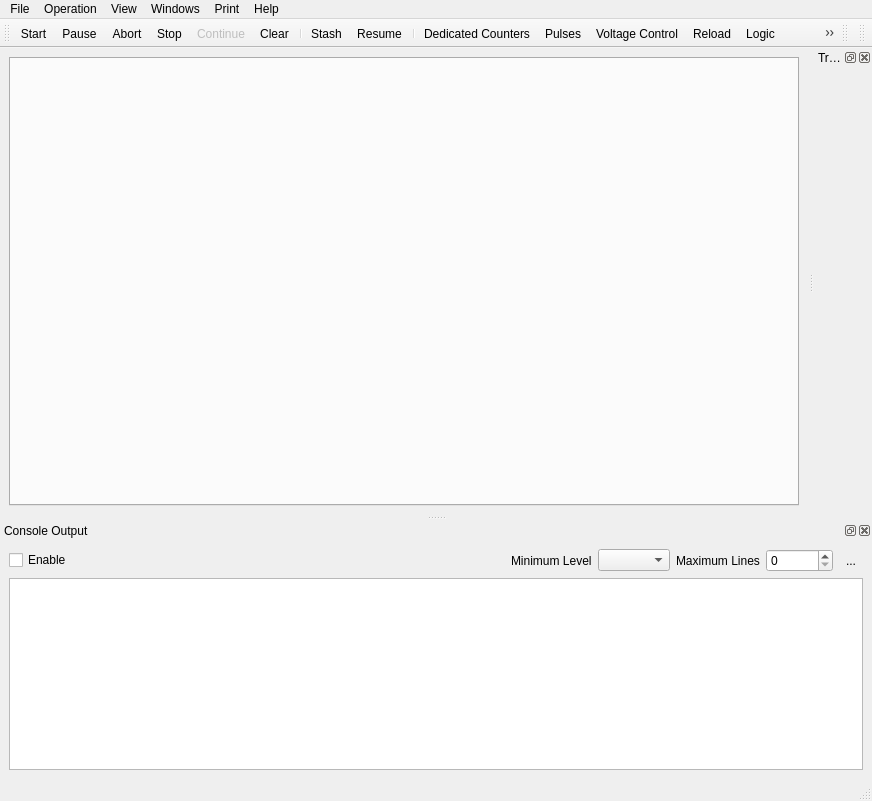
<?xml version="1.0" encoding="UTF-8"?>
<ui version="4.0">
 <class>MainWindow</class>
 <widget class="QMainWindow" name="MainWindow">
  <property name="geometry">
   <rect>
    <x>0</x>
    <y>0</y>
    <width>872</width>
    <height>801</height>
   </rect>
  </property>
  <property name="windowTitle">
   <string>Experimental Control</string>
  </property>
  <property name="windowIcon">
   <iconset resource="Experiment.qrc">
    <normaloff>:/other/icons/ions.jpg</normaloff>:/other/icons/ions.jpg</iconset>
  </property>
  <property name="tabShape">
   <enum>QTabWidget::Rounded</enum>
  </property>
  <property name="dockNestingEnabled">
   <bool>true</bool>
  </property>
  <widget class="QWidget" name="centralwidget">
   <layout class="QGridLayout" name="gridLayout">
    <item row="0" column="0">
     <widget class="QTabWidget" name="tabWidget">
      <property name="currentIndex">
       <number>-1</number>
      </property>
     </widget>
    </item>
   </layout>
  </widget>
  <widget class="QStatusBar" name="statusbar"/>
  <widget class="QToolBar" name="toolBar">
   <property name="windowTitle">
    <string>toolBar</string>
   </property>
   <property name="floatable">
    <bool>true</bool>
   </property>
   <attribute name="toolBarArea">
    <enum>TopToolBarArea</enum>
   </attribute>
   <attribute name="toolBarBreak">
    <bool>false</bool>
   </attribute>
   <addaction name="actionStart"/>
   <addaction name="actionPause"/>
   <addaction name="actionAbort"/>
   <addaction name="actionStop"/>
   <addaction name="actionContinue"/>
   <addaction name="actionClear"/>
   <addaction name="separator"/>
   <addaction name="actionStash"/>
   <addaction name="actionResume"/>
   <addaction name="separator"/>
   <addaction name="actionDedicatedCounters"/>
   <addaction name="actionPulses"/>
   <addaction name="actionVoltageControl"/>
   <addaction name="actionReload"/>
   <addaction name="actionLogic"/>
   <addaction name="actionMeasurementLog"/>
   <addaction name="actionScripting"/>
   <addaction name="actionUserFunctions"/>
  </widget>
  <widget class="QMenuBar" name="menuBar">
   <property name="geometry">
    <rect>
     <x>0</x>
     <y>0</y>
     <width>872</width>
     <height>21</height>
    </rect>
   </property>
   <widget class="QMenu" name="menuFile">
    <property name="title">
     <string>File</string>
    </property>
    <addaction name="actionClear"/>
    <addaction name="actionProject"/>
    <addaction name="actionSave_GUI"/>
    <addaction name="actionSave_GUI_Yaml"/>
    <addaction name="separator"/>
    <addaction name="actionExit"/>
   </widget>
   <widget class="QMenu" name="menuOperation">
    <property name="title">
     <string>Operation</string>
    </property>
    <addaction name="actionStart"/>
    <addaction name="actionStop"/>
    <addaction name="actionPause"/>
    <addaction name="separator"/>
    <addaction name="actionStash"/>
    <addaction name="actionResume"/>
   </widget>
   <widget class="QMenu" name="menuView">
    <property name="title">
     <string>View</string>
    </property>
   </widget>
   <widget class="QMenu" name="menuPrint">
    <property name="title">
     <string>Print</string>
    </property>
   </widget>
   <widget class="QMenu" name="menuWindows">
    <property name="title">
     <string>Windows</string>
    </property>
    <addaction name="actionLogic"/>
    <addaction name="actionVoltageControl"/>
    <addaction name="actionMEMSVoltages"/>
    <addaction name="actionDedicatedCounters"/>
    <addaction name="actionPulses"/>
    <addaction name="actionMeasurementLog"/>
    <addaction name="actionScripting"/>
   </widget>
   <widget class="QMenu" name="menuHelp">
    <property name="title">
     <string>Help</string>
    </property>
    <addaction name="actionDocumentation"/>
   </widget>
   <addaction name="menuFile"/>
   <addaction name="menuOperation"/>
   <addaction name="menuView"/>
   <addaction name="menuWindows"/>
   <addaction name="menuPrint"/>
   <addaction name="menuHelp"/>
  </widget>
  <widget class="QDockWidget" name="dockWidgetConsole">
   <property name="windowTitle">
    <string>Console Output</string>
   </property>
   <attribute name="dockWidgetArea">
    <number>8</number>
   </attribute>
   <widget class="QWidget" name="dockWidgetContents">
    <layout class="QVBoxLayout" name="verticalLayout">
     <item>
      <layout class="QHBoxLayout" name="horizontalLayout">
       <item>
        <widget class="QCheckBox" name="checkBoxEnableConsole">
         <property name="text">
          <string>Enable</string>
         </property>
        </widget>
       </item>
       <item>
        <spacer name="horizontalSpacer">
         <property name="orientation">
          <enum>Qt::Horizontal</enum>
         </property>
         <property name="sizeHint" stdset="0">
          <size>
           <width>40</width>
           <height>20</height>
          </size>
         </property>
        </spacer>
       </item>
       <item>
        <widget class="QLabel" name="label">
         <property name="text">
          <string>Minimum Level</string>
         </property>
        </widget>
       </item>
       <item>
        <widget class="QComboBox" name="levelComboBox"/>
       </item>
       <item>
        <widget class="QLabel" name="label_2">
         <property name="text">
          <string>Maximum Lines</string>
         </property>
        </widget>
       </item>
       <item>
        <widget class="QSpinBox" name="linesSpinBox">
         <property name="maximum">
          <number>1000000</number>
         </property>
        </widget>
       </item>
       <item>
        <widget class="QToolButton" name="consoleClearButton">
         <property name="text">
          <string>...</string>
         </property>
         <property name="icon">
          <iconset resource="Experiment.qrc">
           <normaloff>:/kde/icons/edit-clear.png</normaloff>:/kde/icons/edit-clear.png</iconset>
         </property>
         <property name="autoRaise">
          <bool>true</bool>
         </property>
        </widget>
       </item>
      </layout>
     </item>
     <item>
      <widget class="QTextEdit" name="textEditConsole">
       <property name="readOnly">
        <bool>true</bool>
       </property>
      </widget>
     </item>
    </layout>
   </widget>
  </widget>
  <widget class="QDockWidget" name="triggerDockWidget">
   <property name="windowTitle">
    <string>Triggers</string>
   </property>
   <attribute name="dockWidgetArea">
    <number>2</number>
   </attribute>
   <widget class="QWidget" name="dockWidgetContents_3"/>
  </widget>
  <widget class="QToolBar" name="experimentToolBar">
   <property name="windowTitle">
    <string>Experiment Tool Bar</string>
   </property>
   <attribute name="toolBarArea">
    <enum>TopToolBarArea</enum>
   </attribute>
   <attribute name="toolBarBreak">
    <bool>false</bool>
   </attribute>
  </widget>
  <widget class="QToolBar" name="exceptionToolBar">
   <property name="windowTitle">
    <string>Exception ToolBar</string>
   </property>
   <attribute name="toolBarArea">
    <enum>TopToolBarArea</enum>
   </attribute>
   <attribute name="toolBarBreak">
    <bool>false</bool>
   </attribute>
  </widget>
  <action name="actionClear">
   <property name="icon">
    <iconset resource="Experiment.qrc">
     <normaloff>:/kde/icons/edit-clear.png</normaloff>:/kde/icons/edit-clear.png</iconset>
   </property>
   <property name="text">
    <string>Clear</string>
   </property>
   <property name="visible">
    <bool>false</bool>
   </property>
  </action>
  <action name="actionExit">
   <property name="icon">
    <iconset resource="Experiment.qrc">
     <normaloff>:/kde/icons/exit.png</normaloff>:/kde/icons/exit.png</iconset>
   </property>
   <property name="text">
    <string>Exit</string>
   </property>
   <property name="toolTip">
    <string> Exit Program</string>
   </property>
   <property name="shortcut">
    <string>Ctrl+Q</string>
   </property>
  </action>
  <action name="actionSaveGUI">
   <property name="icon">
    <iconset resource="Experiment.qrc">
     <normaloff>:/kde/icons/filesave.png</normaloff>:/kde/icons/filesave.png</iconset>
   </property>
   <property name="text">
    <string>Save</string>
   </property>
   <property name="toolTip">
    <string>Save Configuration</string>
   </property>
   <property name="shortcut">
    <string>Ctrl+S</string>
   </property>
  </action>
  <action name="actionStart">
   <property name="icon">
    <iconset resource="Experiment.qrc">
     <normaloff>:/openicon/icons/media-playback-start-7.png</normaloff>:/openicon/icons/media-playback-start-7.png</iconset>
   </property>
   <property name="text">
    <string>Start</string>
   </property>
   <property name="toolTip">
    <string> Start Experiment</string>
   </property>
  </action>
  <action name="actionPause">
   <property name="checkable">
    <bool>false</bool>
   </property>
   <property name="icon">
    <iconset resource="Experiment.qrc">
     <normaloff>:/openicon/icons/media-playback-pause-7.png</normaloff>
     <normalon>:/kde/icons/edit-clear.png</normalon>:/openicon/icons/media-playback-pause-7.png</iconset>
   </property>
   <property name="text">
    <string>Pause</string>
   </property>
   <property name="toolTip">
    <string>Pause Experiment</string>
   </property>
  </action>
  <action name="actionStop">
   <property name="icon">
    <iconset resource="Experiment.qrc">
     <normaloff>:/openicon/icons/media-playback-stop-7.png</normaloff>:/openicon/icons/media-playback-stop-7.png</iconset>
   </property>
   <property name="text">
    <string>Stop</string>
   </property>
   <property name="toolTip">
    <string>Stop Experiment</string>
   </property>
  </action>
  <action name="actionContinue">
   <property name="enabled">
    <bool>false</bool>
   </property>
   <property name="icon">
    <iconset resource="Experiment.qrc">
     <normaloff>:/kde/icons/continue.png</normaloff>:/kde/icons/continue.png</iconset>
   </property>
   <property name="text">
    <string>Continue</string>
   </property>
   <property name="toolTip">
    <string>Continue</string>
   </property>
   <property name="visible">
    <bool>false</bool>
   </property>
  </action>
  <action name="actionPulses">
   <property name="icon">
    <iconset resource="Experiment.qrc">
     <normaloff>:/petersIcons/icons/pulser1.png</normaloff>:/petersIcons/icons/pulser1.png</iconset>
   </property>
   <property name="text">
    <string>Pulses</string>
   </property>
   <property name="toolTip">
    <string>Pulse Program Configuration</string>
   </property>
  </action>
  <action name="actionReload">
   <property name="icon">
    <iconset resource="Experiment.qrc">
     <normaloff>:/kde/icons/reload.png</normaloff>:/kde/icons/reload.png</iconset>
   </property>
   <property name="text">
    <string>Reload</string>
   </property>
   <property name="toolTip">
    <string>Reload Pulse Definition</string>
   </property>
   <property name="visible">
    <bool>false</bool>
   </property>
  </action>
  <action name="actionDedicatedCounters">
   <property name="icon">
    <iconset resource="Experiment.qrc">
     <normaloff>:/openicon/icons/gnome-power-statistics.png</normaloff>:/openicon/icons/gnome-power-statistics.png</iconset>
   </property>
   <property name="text">
    <string>Dedicated Counters</string>
   </property>
   <property name="toolTip">
    <string>Dedicated Counters</string>
   </property>
  </action>
  <action name="actionVoltageControl">
   <property name="icon">
    <iconset resource="Experiment.qrc">
     <normaloff>:/openicon/icons/pictogram-din-w008-electricisty.png</normaloff>:/openicon/icons/pictogram-din-w008-electricisty.png</iconset>
   </property>
   <property name="text">
    <string>Voltage Control</string>
   </property>
   <property name="toolTip">
    <string>Voltage Control</string>
   </property>
  </action>
  <action name="actionProject">
   <property name="text">
    <string>Project Information</string>
   </property>
   <property name="toolTip">
    <string>Select Project for next program start</string>
   </property>
  </action>
  <action name="actionLogic">
   <property name="icon">
    <iconset resource="Experiment.qrc">
     <normaloff>:/petersIcons/icons/ChipScope.png</normaloff>:/petersIcons/icons/ChipScope.png</iconset>
   </property>
   <property name="text">
    <string>Logic</string>
   </property>
  </action>
  <action name="actionAbort">
   <property name="icon">
    <iconset resource="Experiment.qrc">
     <normaloff>:/openicon/icons/edit-delete-6.png</normaloff>:/openicon/icons/edit-delete-6.png</iconset>
   </property>
   <property name="text">
    <string>Abort</string>
   </property>
   <property name="toolTip">
    <string>Abort scan, do NOT save data</string>
   </property>
  </action>
  <action name="actionMeasurementLog">
   <property name="icon">
    <iconset resource="Experiment.qrc">
     <normaloff>:/petersIcons/icons/Owwnotebook_icon.png</normaloff>:/petersIcons/icons/Owwnotebook_icon.png</iconset>
   </property>
   <property name="text">
    <string>Measurement Log</string>
   </property>
   <property name="toolTip">
    <string>Measurement Log</string>
   </property>
  </action>
  <action name="actionExport_to_XML">
   <property name="icon">
    <iconset resource="Experiment.qrc">
     <normaloff>:/kde/icons/ExportToXMLFile-48.png</normaloff>:/kde/icons/ExportToXMLFile-48.png</iconset>
   </property>
   <property name="text">
    <string>Export to XML</string>
   </property>
   <property name="toolTip">
    <string>Export settings to XML (subset)</string>
   </property>
  </action>
  <action name="actionImport_from_XML_add">
   <property name="icon">
    <iconset resource="Experiment.qrc">
     <normaloff>:/kde/icons/ImportXMLFile-48.png</normaloff>:/kde/icons/ImportXMLFile-48.png</iconset>
   </property>
   <property name="text">
    <string>Import from XML (Add)</string>
   </property>
   <property name="toolTip">
    <string>Import XML</string>
   </property>
  </action>
  <action name="actionImport_from_XML_replace">
   <property name="icon">
    <iconset resource="Experiment.qrc">
     <normaloff>:/kde/icons/ImportXMLFile-48.png</normaloff>:/kde/icons/ImportXMLFile-48.png</iconset>
   </property>
   <property name="text">
    <string>Import from XML (Replace)</string>
   </property>
   <property name="toolTip">
    <string>Import XML</string>
   </property>
  </action>
  <action name="actionImport_from_XML_update">
   <property name="icon">
    <iconset resource="Experiment.qrc">
     <normaloff>:/kde/icons/ImportXMLFile-48.png</normaloff>:/kde/icons/ImportXMLFile-48.png</iconset>
   </property>
   <property name="text">
    <string>Import from XML (Update)</string>
   </property>
   <property name="toolTip">
    <string>Import XML</string>
   </property>
  </action>
  <action name="actionScripting">
   <property name="icon">
    <iconset resource="Experiment.qrc">
     <normaloff>:/other/icons/Terminal-icon.png</normaloff>:/other/icons/Terminal-icon.png</iconset>
   </property>
   <property name="text">
    <string>Scripting</string>
   </property>
   <property name="toolTip">
    <string>Scripting</string>
   </property>
  </action>
  <action name="actionDocumentation">
   <property name="text">
    <string>Documentation</string>
   </property>
   <property name="shortcut">
    <string>F1</string>
   </property>
  </action>
  <action name="actionSave_GUI_Configuration">
   <property name="text">
    <string>GUI Configuration</string>
   </property>
  </action>
  <action name="actionSave_Scan_Settings">
   <property name="text">
    <string>Scan Settings</string>
   </property>
  </action>
  <action name="actionSave_Evaluation_Settings">
   <property name="text">
    <string>Evaluation Settings</string>
   </property>
  </action>
  <action name="actionSave_Global_Variables">
   <property name="text">
    <string>Global Variables</string>
   </property>
  </action>
  <action name="actionSave_Analysis_Settings">
   <property name="text">
    <string>Analysis Settings</string>
   </property>
  </action>
  <action name="actionSave_Pulse_Program_Settings">
   <property name="text">
    <string>Pulse Program Settings</string>
   </property>
  </action>
  <action name="actionSave_All_Settings">
   <property name="text">
    <string>All Settings</string>
   </property>
  </action>
  <action name="actionSave_GUI">
   <property name="text">
    <string>Save GUI Configuration (SQLite)</string>
   </property>
  </action>
  <action name="actionReplace_All_Settings">
   <property name="text">
    <string>Replace</string>
   </property>
  </action>
  <action name="actionUpdate_All_Settings">
   <property name="text">
    <string>Update</string>
   </property>
  </action>
  <action name="actionReplace_Scan_Settings">
   <property name="text">
    <string>Replace</string>
   </property>
  </action>
  <action name="actionUpdate_Scan_Settings">
   <property name="text">
    <string>Update</string>
   </property>
  </action>
  <action name="actionReplace_Evaluation_Settings">
   <property name="text">
    <string>Replace</string>
   </property>
  </action>
  <action name="actionUpdate_Evaluation_Settings">
   <property name="text">
    <string>Update</string>
   </property>
  </action>
  <action name="actionReplace_Analysis_Settings">
   <property name="text">
    <string>Replace</string>
   </property>
  </action>
  <action name="actionUpdate_Analysis_Settings">
   <property name="text">
    <string>Update</string>
   </property>
  </action>
  <action name="actionAdd_All_Settings">
   <property name="text">
    <string>Add</string>
   </property>
  </action>
  <action name="actionAdd_Scan_Settings">
   <property name="text">
    <string>Add</string>
   </property>
  </action>
  <action name="actionAdd_Evaluation_Settings">
   <property name="text">
    <string>Add</string>
   </property>
  </action>
  <action name="actionAdd_Analysis_Settings">
   <property name="text">
    <string>Add</string>
   </property>
  </action>
  <action name="actionReplace_Pulse_Program_Settings">
   <property name="text">
    <string>Replace</string>
   </property>
  </action>
  <action name="actionUpdate_Pulse_Program_Settings">
   <property name="text">
    <string>Update</string>
   </property>
  </action>
  <action name="actionAdd_Pulse_Program_Settings">
   <property name="text">
    <string>Add</string>
   </property>
  </action>
  <action name="actionReplace_Global_Variables">
   <property name="text">
    <string>Replace</string>
   </property>
  </action>
  <action name="actionUpdate_Global_Variables">
   <property name="text">
    <string>Update</string>
   </property>
  </action>
  <action name="actionAdd_Global_Variables">
   <property name="text">
    <string>Add</string>
   </property>
  </action>
  <action name="actionSave_Settings">
   <property name="text">
    <string>Save Settings</string>
   </property>
  </action>
  <action name="actionStash">
   <property name="icon">
    <iconset resource="Experiment.qrc">
     <normaloff>:/openicon/icons/media-playback-pause-3.png</normaloff>:/openicon/icons/media-playback-pause-3.png</iconset>
   </property>
   <property name="text">
    <string>Stash</string>
   </property>
   <property name="toolTip">
    <string>Stash the currently running scan</string>
   </property>
  </action>
  <action name="actionResume">
   <property name="icon">
    <iconset resource="Experiment.qrc">
     <normaloff>:/openicon/icons/media-playback-start-3.png</normaloff>:/openicon/icons/media-playback-start-3.png</iconset>
   </property>
   <property name="text">
    <string>Resume</string>
   </property>
   <property name="toolTip">
    <string>Resume stashed scan</string>
   </property>
  </action>
  <action name="actionSave_GUI_Yaml">
   <property name="text">
    <string>Save GUI Configuration (Yaml)</string>
   </property>
   <property name="toolTip">
    <string>Save GUI Configuration (Yaml)</string>
   </property>
  </action>
  <action name="actionUserFunctions">
   <property name="checkable">
    <bool>false</bool>
   </property>
   <property name="icon">
    <iconset resource="Experiment.qrc">
     <normaloff>:/other/icons/FuncIcon2.png</normaloff>:/other/icons/FuncIcon2.png</iconset>
   </property>
   <property name="text">
    <string>User Functions Editor</string>
   </property>
   <property name="iconText">
    <string>User Functions Editor</string>
   </property>
   <property name="toolTip">
    <string>Open User Functions Editor</string>
   </property>
   <property name="visible">
    <bool>true</bool>
   </property>
   <property name="iconVisibleInMenu">
    <bool>true</bool>
   </property>
  </action>
  <action name="actionMEMSVoltages">
   <property name="text">
    <string>MEMS Voltages</string>
   </property>
   <property name="toolTip">
    <string>MEMS Voltages for Pulse Program</string>
   </property>
  </action>
 </widget>
 <resources>
  <include location="Experiment.qrc"/>
 </resources>
 <connections/>
</ui>
